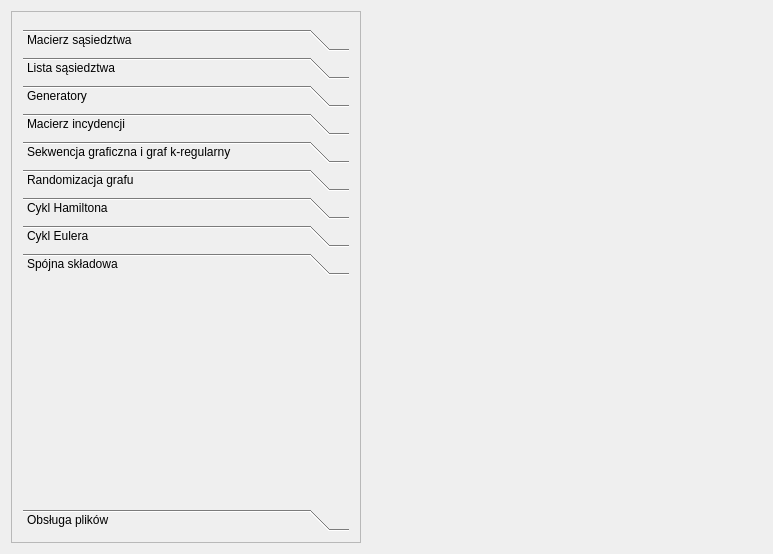
<?xml version="1.0" encoding="UTF-8"?>
<ui version="4.0">
 <class>MainWindow</class>
 <widget class="QMainWindow" name="MainWindow">
  <property name="geometry">
   <rect>
    <x>0</x>
    <y>0</y>
    <width>773</width>
    <height>554</height>
   </rect>
  </property>
  <property name="windowTitle">
   <string>Grafy 1 </string>
  </property>
  <property name="windowOpacity">
   <double>1.000000000000000</double>
  </property>
  <widget class="QWidget" name="centralWidget">
   <layout class="QHBoxLayout" name="horizontalLayout">
    <item>
     <widget class="QFrame" name="frame">
      <property name="sizePolicy">
       <sizepolicy hsizetype="Fixed" vsizetype="Preferred">
        <horstretch>0</horstretch>
        <verstretch>0</verstretch>
       </sizepolicy>
      </property>
      <property name="minimumSize">
       <size>
        <width>300</width>
        <height>0</height>
       </size>
      </property>
      <property name="maximumSize">
       <size>
        <width>350</width>
        <height>16777215</height>
       </size>
      </property>
      <property name="frameShape">
       <enum>QFrame::StyledPanel</enum>
      </property>
      <property name="frameShadow">
       <enum>QFrame::Raised</enum>
      </property>
      <layout class="QVBoxLayout" name="verticalLayout_4">
       <item>
        <widget class="GraphSizeWidget" name="graphSize" native="true">
         <property name="minimumSize">
          <size>
           <width>0</width>
           <height>0</height>
          </size>
         </property>
         <property name="maximumSize">
          <size>
           <width>300</width>
           <height>16777215</height>
          </size>
         </property>
        </widget>
       </item>
       <item>
        <widget class="QToolBox" name="toolBox">
         <property name="currentIndex">
          <number>8</number>
         </property>
         <widget class="QWidget" name="page">
          <property name="geometry">
           <rect>
            <x>0</x>
            <y>0</y>
            <width>330</width>
            <height>190</height>
           </rect>
          </property>
          <attribute name="label">
           <string>Macierz sąsiedztwa</string>
          </attribute>
          <layout class="QVBoxLayout" name="verticalLayout">
           <item>
            <layout class="QHBoxLayout" name="horizontalLayout_2">
             <item>
              <widget class="QLabel" name="label">
               <property name="sizePolicy">
                <sizepolicy hsizetype="Fixed" vsizetype="Fixed">
                 <horstretch>0</horstretch>
                 <verstretch>0</verstretch>
                </sizepolicy>
               </property>
               <property name="minimumSize">
                <size>
                 <width>0</width>
                 <height>0</height>
                </size>
               </property>
               <property name="maximumSize">
                <size>
                 <width>16777215</width>
                 <height>16777215</height>
                </size>
               </property>
               <property name="text">
                <string>M=</string>
               </property>
              </widget>
             </item>
             <item>
              <widget class="MatrixView" name="matrix" native="true">
               <property name="sizePolicy">
                <sizepolicy hsizetype="MinimumExpanding" vsizetype="MinimumExpanding">
                 <horstretch>0</horstretch>
                 <verstretch>0</verstretch>
                </sizepolicy>
               </property>
              </widget>
             </item>
             <item>
              <spacer name="horizontalSpacer">
               <property name="orientation">
                <enum>Qt::Horizontal</enum>
               </property>
               <property name="sizeHint" stdset="0">
                <size>
                 <width>40</width>
                 <height>20</height>
                </size>
               </property>
              </spacer>
             </item>
            </layout>
           </item>
           <item>
            <spacer name="verticalSpacer">
             <property name="orientation">
              <enum>Qt::Vertical</enum>
             </property>
             <property name="sizeHint" stdset="0">
              <size>
               <width>20</width>
               <height>40</height>
              </size>
             </property>
            </spacer>
           </item>
          </layout>
         </widget>
         <widget class="QWidget" name="page_2">
          <property name="geometry">
           <rect>
            <x>0</x>
            <y>0</y>
            <width>330</width>
            <height>190</height>
           </rect>
          </property>
          <attribute name="label">
           <string>Lista sąsiedztwa</string>
          </attribute>
          <layout class="QVBoxLayout" name="verticalLayout_2">
           <item>
            <widget class="QScrollArea" name="scrollArea">
             <property name="widgetResizable">
              <bool>true</bool>
             </property>
             <widget class="QWidget" name="scrollAreaWidgetContents">
              <property name="geometry">
               <rect>
                <x>0</x>
                <y>0</y>
                <width>310</width>
                <height>154</height>
               </rect>
              </property>
              <layout class="QHBoxLayout" name="horizontalLayout_3">
               <item>
                <widget class="ListView" name="list" native="true"/>
               </item>
              </layout>
             </widget>
            </widget>
           </item>
           <item>
            <widget class="AddConnection" name="connectionAdd" native="true">
             <property name="minimumSize">
              <size>
               <width>0</width>
               <height>0</height>
              </size>
             </property>
            </widget>
           </item>
          </layout>
         </widget>
         <widget class="QWidget" name="page_3">
          <property name="geometry">
           <rect>
            <x>0</x>
            <y>0</y>
            <width>330</width>
            <height>190</height>
           </rect>
          </property>
          <attribute name="label">
           <string>Generatory</string>
          </attribute>
          <layout class="QVBoxLayout" name="verticalLayout_3">
           <item>
            <widget class="GeneratorsWidget" name="generators" native="true">
             <property name="minimumSize">
              <size>
               <width>0</width>
               <height>0</height>
              </size>
             </property>
            </widget>
           </item>
          </layout>
         </widget>
         <widget class="QWidget" name="page_5">
          <property name="geometry">
           <rect>
            <x>0</x>
            <y>0</y>
            <width>330</width>
            <height>190</height>
           </rect>
          </property>
          <attribute name="label">
           <string>Macierz incydencji</string>
          </attribute>
          <layout class="QVBoxLayout" name="verticalLayout_5">
           <item>
            <widget class="QScrollArea" name="scrollArea_2">
             <property name="sizePolicy">
              <sizepolicy hsizetype="Expanding" vsizetype="Minimum">
               <horstretch>0</horstretch>
               <verstretch>0</verstretch>
              </sizepolicy>
             </property>
             <property name="widgetResizable">
              <bool>true</bool>
             </property>
             <widget class="QWidget" name="scrollAreaWidgetContents_2">
              <property name="geometry">
               <rect>
                <x>0</x>
                <y>0</y>
                <width>310</width>
                <height>170</height>
               </rect>
              </property>
              <layout class="QHBoxLayout" name="horizontalLayout_5">
               <item>
                <widget class="ConnectionMatrixView" name="connectionMatrix" native="true"/>
               </item>
              </layout>
             </widget>
            </widget>
           </item>
          </layout>
         </widget>
         <widget class="QWidget" name="page_6">
          <property name="geometry">
           <rect>
            <x>0</x>
            <y>0</y>
            <width>330</width>
            <height>190</height>
           </rect>
          </property>
          <attribute name="label">
           <string>Sekwencja graficzna i graf k-regularny</string>
          </attribute>
          <layout class="QHBoxLayout" name="horizontalLayout_6">
           <item>
            <widget class="sequenceWidget" name="widget_2" native="true"/>
           </item>
          </layout>
         </widget>
         <widget class="QWidget" name="page_7">
          <property name="geometry">
           <rect>
            <x>0</x>
            <y>0</y>
            <width>330</width>
            <height>190</height>
           </rect>
          </property>
          <attribute name="label">
           <string>Randomizacja grafu</string>
          </attribute>
          <layout class="QHBoxLayout" name="horizontalLayout_7">
           <item>
            <widget class="RandomizerWidget" name="widget_3" native="true"/>
           </item>
          </layout>
         </widget>
         <widget class="QWidget" name="page_8">
          <property name="geometry">
           <rect>
            <x>0</x>
            <y>0</y>
            <width>330</width>
            <height>190</height>
           </rect>
          </property>
          <attribute name="label">
           <string>Cykl Hamiltona</string>
          </attribute>
          <layout class="QHBoxLayout" name="horizontalLayout_8">
           <item>
            <widget class="HamiltonianWidget" name="widget_4" native="true"/>
           </item>
          </layout>
         </widget>
         <widget class="QWidget" name="page_9">
          <property name="geometry">
           <rect>
            <x>0</x>
            <y>0</y>
            <width>330</width>
            <height>190</height>
           </rect>
          </property>
          <attribute name="label">
           <string>Cykl Eulera</string>
          </attribute>
          <layout class="QHBoxLayout" name="horizontalLayout_9">
           <item>
            <widget class="EulerianCircuitWidget" name="widget_5" native="true"/>
           </item>
          </layout>
         </widget>
         <widget class="QWidget" name="page_10">
          <attribute name="label">
           <string>Spójna składowa</string>
          </attribute>
          <layout class="QVBoxLayout" name="verticalLayout_6">
           <item>
            <widget class="ConsistentWidget" name="widget_6" native="true"/>
           </item>
          </layout>
         </widget>
         <widget class="QWidget" name="page_4">
          <property name="geometry">
           <rect>
            <x>0</x>
            <y>0</y>
            <width>330</width>
            <height>190</height>
           </rect>
          </property>
          <attribute name="label">
           <string>Obsługa plików</string>
          </attribute>
          <layout class="QHBoxLayout" name="horizontalLayout_4">
           <item>
            <widget class="FileManagerWidget" name="widget" native="true"/>
           </item>
          </layout>
         </widget>
        </widget>
       </item>
      </layout>
     </widget>
    </item>
    <item>
     <widget class="GraphPainter" name="graph" native="true">
      <property name="minimumSize">
       <size>
        <width>300</width>
        <height>300</height>
       </size>
      </property>
     </widget>
    </item>
   </layout>
  </widget>
  <action name="actionDfs">
   <property name="text">
    <string>dfs</string>
   </property>
  </action>
 </widget>
 <layoutdefault spacing="6" margin="11"/>
 <customwidgets>
  <customwidget>
   <class>GraphPainter</class>
   <extends>QWidget</extends>
   <header>graphpainter.h</header>
   <container>1</container>
  </customwidget>
  <customwidget>
   <class>MatrixView</class>
   <extends>QWidget</extends>
   <header>matrixview.h</header>
   <container>1</container>
  </customwidget>
  <customwidget>
   <class>GraphSizeWidget</class>
   <extends>QWidget</extends>
   <header>graphsizewidget.h</header>
   <container>1</container>
  </customwidget>
  <customwidget>
   <class>ListView</class>
   <extends>QWidget</extends>
   <header>listview.h</header>
   <container>1</container>
  </customwidget>
  <customwidget>
   <class>AddConnection</class>
   <extends>QWidget</extends>
   <header>addconnection.h</header>
   <container>1</container>
  </customwidget>
  <customwidget>
   <class>GeneratorsWidget</class>
   <extends>QWidget</extends>
   <header>generatorswidget.h</header>
   <container>1</container>
  </customwidget>
  <customwidget>
   <class>ConnectionMatrixView</class>
   <extends>QWidget</extends>
   <header>connectionmatrixview.h</header>
   <container>1</container>
  </customwidget>
  <customwidget>
   <class>FileManagerWidget</class>
   <extends>QWidget</extends>
   <header>filemanagerwidget.h</header>
   <container>1</container>
  </customwidget>
  <customwidget>
   <class>sequenceWidget</class>
   <extends>QWidget</extends>
   <header>sequencewidget.h</header>
   <container>1</container>
  </customwidget>
  <customwidget>
   <class>RandomizerWidget</class>
   <extends>QWidget</extends>
   <header>randomizerwidget.h</header>
   <container>1</container>
  </customwidget>
  <customwidget>
   <class>HamiltonianWidget</class>
   <extends>QWidget</extends>
   <header>hamiltonianwidget.h</header>
   <container>1</container>
  </customwidget>
  <customwidget>
   <class>EulerianCircuitWidget</class>
   <extends>QWidget</extends>
   <header>euleriancircuitwidget.h</header>
   <container>1</container>
  </customwidget>
  <customwidget>
   <class>ConsistentWidget</class>
   <extends>QWidget</extends>
   <header>consistentwidget.h</header>
   <container>1</container>
  </customwidget>
 </customwidgets>
 <resources/>
 <connections/>
</ui>
